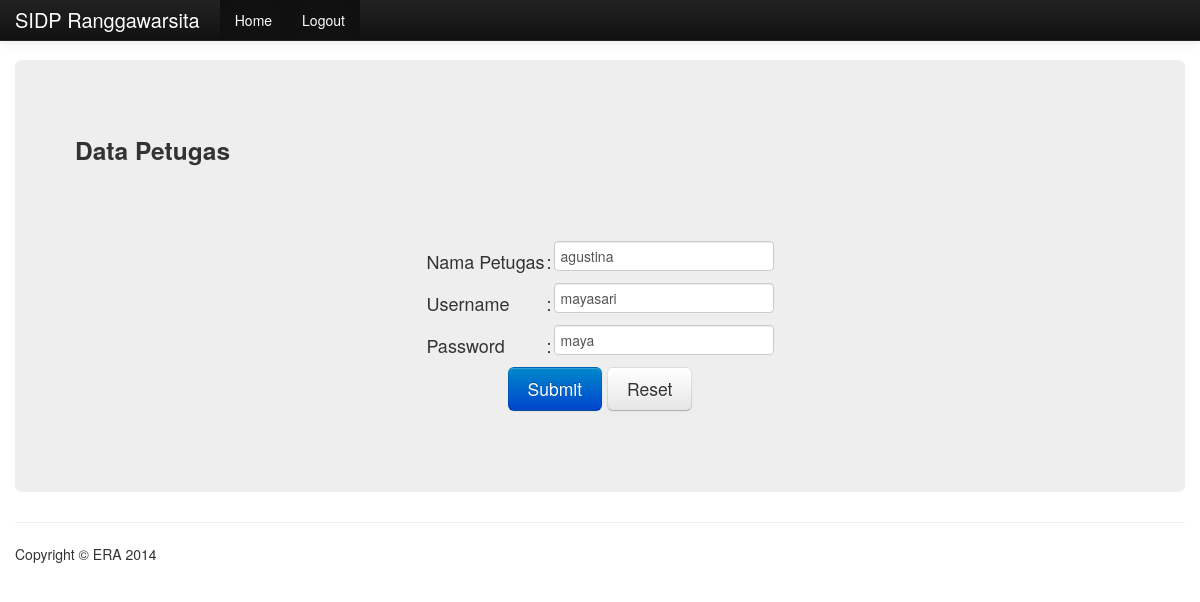
Page /updatemember.php?id=6 (signed in) on the committed database.
### tables this page shows
CREATE TABLE IF NOT EXISTS `petugas` (
  `idpetugas` int(11) NOT NULL AUTO_INCREMENT,
  `nama` varchar(30) NOT NULL,
  `username` varchar(30) NOT NULL,
  `password` varchar(100) NOT NULL,
  PRIMARY KEY (`idpetugas`)
);

### updatemember.php (the view, shortened to what this page needs)
<!DOCTYPE html>
<html lang="en">
  <head>
    <link href="css/bootstrap.css" rel="stylesheet">
	<link rel="stylesheet" href="css/datepicker.css">
    <link href="css/bootstrap-responsive.css" rel="stylesheet">
  </head>
  <body>
    <div class="navbar navbar-inverse navbar-fixed-top">
      <div class="navbar-inner">
        <div class="container">
          <a class="brand" href="#">SIDP Ranggawarsita</a>
          <div class="nav-collapse collapse">
            <ul class="nav">
              <li class="active"><a href="paneladmin.php">Home</a></li>
			  <li class="active"><a href="logout.php">Logout</a></li>
            </ul>
          </div>
        </div>
      </div>
    </div>
    <div class="container">
      <div class="hero-unit">
		<h3>Data Petugas</h3><br/><br/>
		<center>
        <form method="POST" action="prosesupdatemember.php">
		<table border="0" cellspacing="40">
			<?php
				$id = $_GET['id'];
				$tampil = "SELECT * FROM petugas WHERE idpetugas='$id';";
				$querytampil = mysql_query($tampil);
				$hasil = mysql_fetch_array($querytampil);
				$nama = $hasil['nama'];
				$usern = $hasil['username'];
				$pass = $hasil['password'];
			?>
			<tr>
				<td>Nama Petugas</td>
				<td>:</td>
				<td>
					<input name="nama" type="text" id="nama" size="30" value="<?php echo $nama; ?>" />
				</td>
			</tr>
			<tr>
				<td>Username</td>
				<td>:</td>
				<td><input name="username" type="text" id="username" size="15" value="<?php echo $usern; ?>" /></td>
			</tr>
			<tr>
				<td>Password</td>
				<td>:</td>
				<td><input type="text" name="pass" size="25" value="<?php echo $pass; ?>" /></td>
			</tr>
			<tr>
				<td colspan="3">
					<center>
					<input type="submit" name="submit" value="Submit" class="btn btn-primary btn-large"/>
					<input type="reset" name="reset" value="Reset" class="btn btn-large"/>
					</center>
				</td>
			</tr>
		</table>
		</form>
		</center>
      </div>
      <hr>
      <footer>
        <p>Copyright &copy; ERA 2014</p>
      </footer>
    </div>
  </body>
</html>

### updatemember.php (style rules this page uses)
body { padding-top: 60px; padding-bottom: 40px; }

### rows in the picture
petugas: nama "agustina", username "mayasari", pass "maya"
